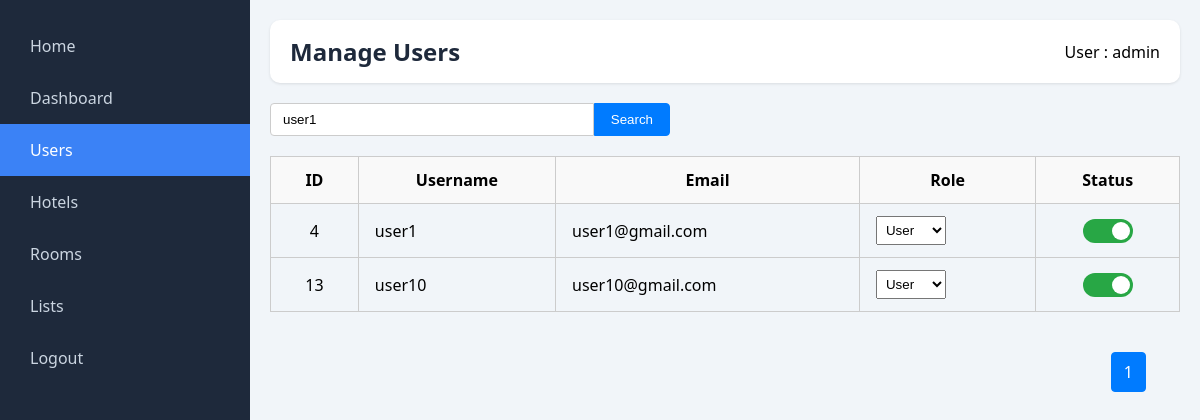
The page /admin/manage_users.php?name=user1 (signed in) on the database its author committed.
### tables this page shows
CREATE TABLE `users` (
  `id` int(11) NOT NULL,
  `username` varchar(255) NOT NULL,
  `password` varchar(255) NOT NULL,
  `email` varchar(255) NOT NULL,
  `role` enum('admin','user') DEFAULT 'user',
  `created_at` timestamp NOT NULL DEFAULT current_timestamp(),
  `status` enum('active','disabled') DEFAULT 'active'
);

### admin/manage_users.php (the view, shortened to what this page needs)
<?php
    include('../includes/db.php');
    $nameFilter = isset($_GET['name']) ? trim($_GET['name']) : '';
    $limit = 12;
    $page = isset($_GET['page']) && is_numeric($_GET['page']) ? (int) $_GET['page'] : 1;
    $offset = ($page - 1) * $limit;
    $countStmt = $nameFilter
        ? $conn->prepare("SELECT COUNT(*) AS total FROM users WHERE username LIKE ?")
        : $conn->prepare("SELECT COUNT(*) AS total FROM users");
    if ($nameFilter) {
        $like = '%' . $nameFilter . '%';
        $countStmt->bind_param("s", $like);
    }
    $countStmt->execute();
    $totalUsersResult = $countStmt->get_result();
    $totalUsersRow = $totalUsersResult->fetch_assoc();
    $totalUsersCount = $totalUsersRow['total'];
    $totalPages = ceil($totalUsersCount / $limit);
    $userStmt = $nameFilter
        ? $conn->prepare("SELECT * FROM users WHERE username LIKE ? ORDER BY id ASC LIMIT ? OFFSET ?")
        : $conn->prepare("SELECT * FROM users ORDER BY id ASC LIMIT ? OFFSET ?");
    if ($nameFilter) {
        $userStmt->bind_param("sii", $like, $limit, $offset);
    } else {
        $userStmt->bind_param("ii", $limit, $offset);
    }
    $userStmt->execute();
    $users = $userStmt->get_result();
?>
<!DOCTYPE html>
<html lang="en">
<head>
    <link rel="stylesheet" href="../assets/css/dashboardstyle.css">
</head>
<body>
<?php include('layouts/sidebar.php'); ?>
<div class="main">
    <?php include('layouts/header.php'); ?>
    <div style="margin-bottom: 20px;">
        <form method="get">
            <div style="display: flex; max-width: 400px;">
                <input type="text" name="name" placeholder="Search by username..." value="<?= htmlspecialchars($nameFilter) ?>"
                    style="flex: 1; padding: 8px 12px; border: 1px solid #ccc; border-radius: 4px 0 0 4px;">
                <button type="submit"
                        style="padding: 8px 16px; background-color: #007bff; color: white; border: 1px solid #007bff; border-radius: 0 4px 4px 0; cursor: pointer;">
                    Search
                </button>
            </div>
        </form>
    </div>
    <table>
        <thead>
            <tr>
                <th>ID</th>
                <th>Username</th>
                <th>Email</th>
                <th>Role</th>
                <th>Status</th>
            </tr>
        </thead>
        <tbody>
            <?php while ($user = $users->fetch_assoc()): ?>
                <tr>
                    <td style="text-align:center;"><?= $user['id'] ?></td>
                    <td><?= htmlspecialchars($user['username']) ?></td>
                    <td><?= htmlspecialchars($user['email']) ?></td>
                    <td>
                        <form method="post">
                            <select name="role" onchange="this.form.submit()">
                                <option value="user" <?= $user['role'] === 'user' ? 'selected' : '' ?>>User</option>
                            </select>
                        </form>
                    </td>
                    <td style="text-align:center;">
                        <form method="post">
                            <label class="switch">
                                <span class="slider"></span>
                            </label>
                        </form>
                    </td>
                </tr>
            <?php endwhile; ?>
        </tbody>
    </table>
    <div class="pagination">
        <?php for ($i = 1; $i <= $totalPages; $i++): ?>
            <a href="?page=<?= $i ?>&name=<?= urlencode($nameFilter) ?>" class="<?= $i == $page ? 'active' : '' ?>"><?= $i ?></a>
        <?php endfor; ?>
    </div>
</div>
</body>
</html>

### assets/css/dashboardstyle.css (style rules this page uses)
:root { --sidebar-bg: #1e293b; --sidebar-text: #cbd5e1; --sidebar-active: #3b82f6; --main-bg: #f1f5f9; --card-bg: #ffffff; --text-color: #1e293b; }
body { margin: 0; font-family: 'Segoe UI', sans-serif; display: flex; min-height: 100vh; background-color: var(--main-bg); }
.main { margin-left: 250px; padding: 20px; flex: 1; }

### admin/manage_users.php (style rules this page uses)
table { width: 100%; border-collapse: collapse; margin: 20px 0; }
th, td { padding: 12px 16px; border: 1px solid #ccc; }
th { background: #f9f9f9; }
select, button, input[type="text"] { padding: 5px; }
.switch { position: relative; display: inline-block; width: 50px; height: 24px; }
.slider { position: absolute; cursor: pointer; top: 0; left: 0; right: 0; bottom: 0; background-color: #ccc; transition: .4s; border-radius: 24px; }
.slider:before { position: absolute; content: ""; height: 18px; width: 18px; left: 3px; bottom: 3px; background-color: white; transition: .4s; border-radius: 50%; }
input:checked + .slider { background-color: #28a745; }
input:checked + .slider:before { transform: translateX(26px); }
.pagination { display: flex; justify-content: flex-end; padding: 20px 30px 0 0; margin-top: auto; }
.pagination a { padding: 8px 12px; margin: 0 4px; text-decoration: none; border: 1px solid #ccc; color: #333; border-radius: 4px; }
.pagination a.active { background-color: #007bff; color: #fff; border-color: #007bff; }

### rows shown on the page
users: id "4", username "user1", email "user1@gmail.com", role "User"
users: id "13", username "user10", email "user10@gmail.com", role "User"

### other values the page prints
$pageTitle "Manage Users"
$_SESSION['username'] "admin"
